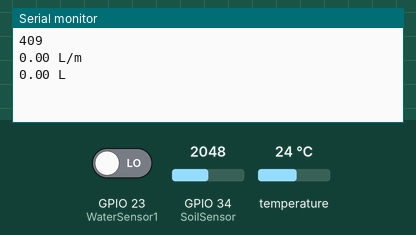
Recording of a sketch running on a simulated ESP32. On the bench: the last lines printed to the serial monitor. Inputs (shaded band) come from the test bench; at power-on: temperature 24 °C, GPIO 34 (SoilSensor) = 2048, GPIO 23 (WaterSensor1) LOW. WiFi joins after 1.5 s; servers stay silent unless stated.

Above: at 3.0 s.
3.1 s: temperature set to 12 °C
6.8 s: GPIO 34 (SoilSensor) set to 1960
At 8.2 s:
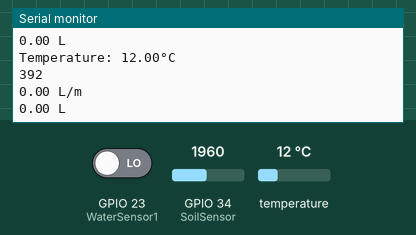
8.3 s: GPIO 23 (WaterSensor1) driven HIGH
9.8 s: temperature set to 19 °C
At 11.1 s:
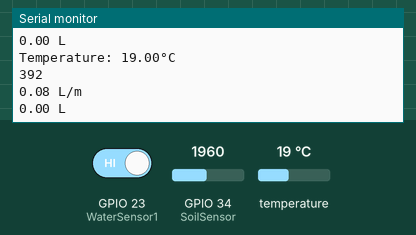
11.3 s: GPIO 34 (SoilSensor) set to 2040
At 12.3 s:
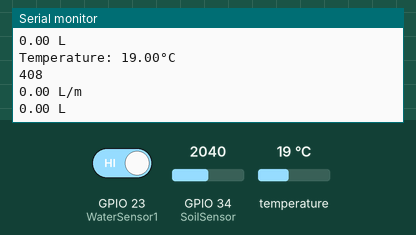
Timing chart, 0 to 13.8 s (numbered marks = the images above; inputs shaded):
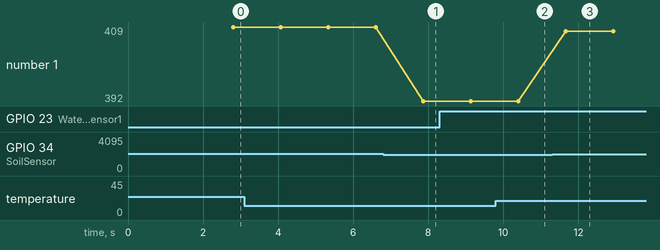

The sketch:

code.ino
```cpp
#define BLYNK_TEMPLATE_ID "TMPL6MZJYJaxB"
#define BLYNK_TEMPLATE_NAME "Air Detection System"
#define BLYNK_AUTH_TOKEN "L6IrxGym71G5eU0dQVLvNr8tVZsc0eTb"
#define BLYNK_PRINT Serial


#include <WiFi.h>
#include <WiFiClient.h>
#include <BlynkSimpleEsp32.h>
#include <OneWire.h>
#include <DallasTemperature.h>

int pinValue2=0;
int flag2=0;

//Pin Configeration
int SoilSensor = 34;
int WaterSensor1 = 23;
const int oneWireBus = 2;
volatile long pulse1;
volatile long pulse2;
float volume1;
float tot_volume;
unsigned long lastTime;
float tempC; // temperature in Celsius
float tempF; // temperature in Fahrenheit
int flag=0;
#define RELAY_PIN  4  // ESP32 pin GIOP4, which connects to the IN pin of relay

// Setup a oneWire instance to communicate with any OneWire devices
OneWire oneWire(oneWireBus);
// Pass our oneWire reference to Dallas Temperature sensor
DallasTemperature DS18B20(&oneWire);

char auth[] = BLYNK_AUTH_TOKEN;

// Your WiFi credentials.
// Set password to "" for open networks.
char ssid[] = "LOL 4G";
char pass[] = "31343@$MR";

BlynkTimer timer;


BLYNK_WRITE(V0)
{
 // Set incoming value from pin V0 to a variable
 // int value = param.asInt();

 // Update state
 // Blynk.virtualWrite(V1, value);

}

BLYNK_WRITE(V4)
{
  pinValue2 = param.asInt();
if (pinValue2==1){
 digitalWrite(RELAY_PIN, HIGH);
 // Blynk.virtualWrite(V14,message2);
 }
 if (pinValue2==0){
 digitalWrite(RELAY_PIN, LOW);
// Blynk.virtualWrite(V14,message6);
}
}

// This function is called every time the device is connected to the Blynk.Cloud
BLYNK_CONNECTED()
{
  // Change Web Link Button message to "Congratulations!"
  Blynk.setProperty(V3, "offImageUrl", "https://static-image.nyc3.cdn.digitaloceanspaces.com/general/fte/congratulations.png");
  Blynk.setProperty(V3, "onImageUrl",  "https://static-image.nyc3.cdn.digitaloceanspaces.com/general/fte/congratulations_pressed.png");
  Blynk.setProperty(V3, "url", "https://docs.blynk.io/en/getting-started/what-do-i-need-to-blynk/how-quickstart-device-was-made");
}

// This function sends Arduino's uptime every second to Virtual Pin 2.
void myTimerEvent()
{

//SoilMoisture
int SoilMoisture = analogRead(SoilSensor);
int SoilMoisture2=SoilMoisture/5;
Blynk.virtualWrite(V0,SoilMoisture2);
Serial.println(SoilMoisture2);

if (SoilMoisture2<700||pinValue2==1) {

 //do stuff if the condition is true
  digitalWrite(RELAY_PIN, HIGH); // open valve 5 seconds
  if (flag2==0){
   flag2=10;
   flag=0;
  Blynk.logEvent("solenoid_valve_status","Water Detected Valve Opened");}
}

if (SoilMoisture2 > 701||pinValue2==0) {

  digitalWrite(RELAY_PIN, LOW); // open valve 5 second
  if(flag==0){
     flag=40;
     flag2=0;
  Blynk.logEvent("solenoid_valve_status","Air Detected Valve Closed"); }
}

//WaterFlow
volume1 = 2.663 * pulse1 / 1000 * 30;
tot_volume = 2.663 * pulse2/1000;
  if (millis() - lastTime > 2000) {
    pulse1 = 0;
    lastTime = millis();
  }
  Serial.print(volume1);
  Blynk.virtualWrite(V1,volume1);
  Serial.println(" L/m");
  Serial.print(tot_volume);
  Blynk.virtualWrite(V3,tot_volume);
  Serial.println(" L");
  delay(500);

//DS18B20
DS18B20.requestTemperatures();       // send the command to get temperatures
  tempC = DS18B20.getTempCByIndex(0);  // read temperature in °C
  tempF = tempC * 9 / 5 + 32; // convert °C to °F
  Blynk.virtualWrite(V2,tempC);
  Serial.print("Temperature: ");
  Serial.print(tempC);    // print the temperature in °C
  Serial.println("°C");

}

void setup() {

  Serial.begin(115200);
  Blynk.begin(auth, ssid, pass);
  pinMode(RELAY_PIN, OUTPUT);
  // Setup a function to be called every second
  timer.setInterval(1000L, myTimerEvent);
  pinMode(WaterSensor1, INPUT);
  attachInterrupt(digitalPinToInterrupt(WaterSensor1), increase, RISING);
  DS18B20.begin();

}

void loop() {
  // put your main code here, to run repeatedly:
  Blynk.run();
  timer.run();
}

void increase() {
  pulse1++;
  pulse2++;
}
```

Measured:
- after the input at 6.8 s, the serial monitor: prints a new line after 1.1 s (image 1)
- after the input at 9.8 s, the serial monitor: prints a new line after 0.60 s (image 2)
- after the input at 11.3 s, the serial monitor: prints a new line after 0.37 s (image 3)
- plotted number 1: 409 → 392 after the input at 6.8 s, 392 → 408 after the input at 11.3 s
